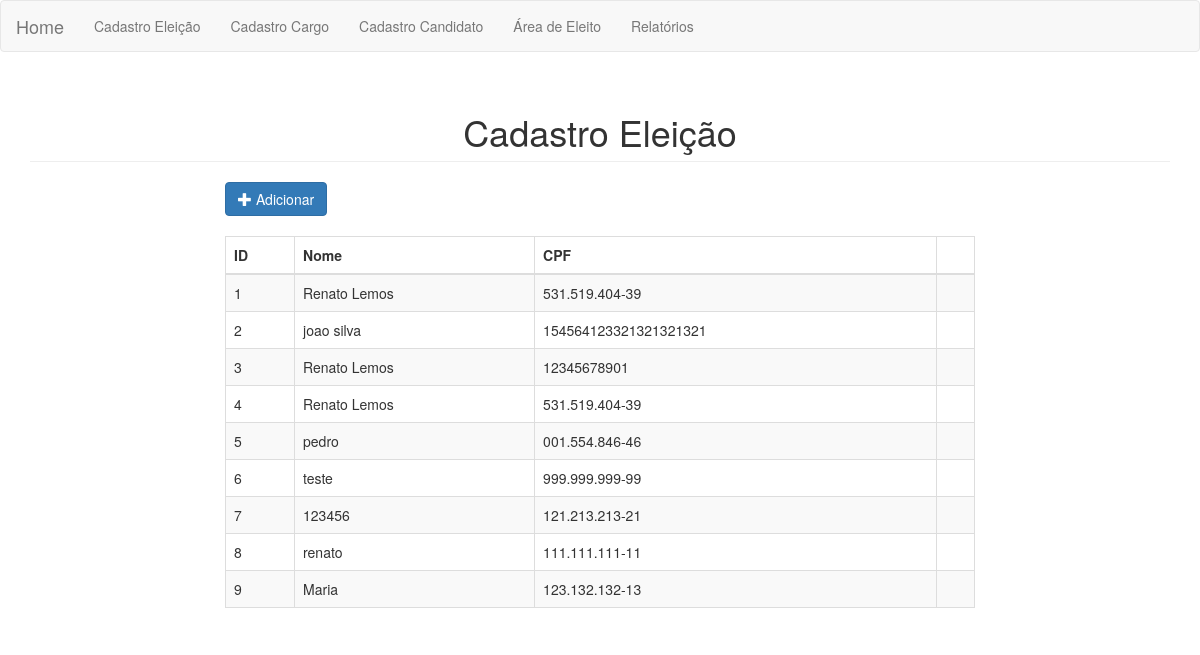
The app's page /eleitor.php with its own data.
### tables this page shows
CREATE TABLE `eleitor` (
  `id` int(11) NOT NULL,
  `nome` varchar(100) NOT NULL,
  `cpf` varchar(100) NOT NULL,
  `candidato` varchar(100) NOT NULL,
  `cargo` varchar(100) NOT NULL,
  `recibo` varchar(25) NOT NULL
);

### eleitor.php (shortened to what this page needs)
<!DOCTYPE html>
<html>
    <head>
        <link rel="stylesheet" type="text/css" href="bootstrap/css/bootstrap.min.css">
    </head>
    <body>
        <?php include 'menu.php'; ?>
        <div class="container">
            <h1 class="page-header text-center">Cadastro Eleição</h1>
            <div class="row">
                <div class="col-sm-8 col-sm-offset-2">
                    <a href="#addEleitor" class="btn btn-primary" data-toggle="modal"><span class="glyphicon glyphicon-plus"></span> Adicionar</a>
                    <table class="table table-bordered table-striped" style="margin-top:20px;">
                        <thead>
                        <th>ID</th>
                        <th>Nome</th>
                        <th>CPF</th>
                        <th></th>
                        </thead>
                        <tbody>
                            <?php
                            $database = new Connection();
                            $db = $database->open();
                            try {
                                $sql = 'SELECT * FROM eleitor';
                                foreach ($db->query($sql) as $row) {
                                    ?>
                                    <tr>
                                        <td><?php echo $row['id']; ?></td>
                                        <td><?php echo $row['nome']; ?></td>
                                        <td><?php echo $row['cpf']; ?></td>
                                        <td>
                                        </td>
                                    </tr>
                                    <?php
                                }
                            } catch (PDOException $e) {
                                echo "Algo de errado com a conexão: " . $e->getMessage();
                            }
                            ?>
                        </tbody>
                    </table>
                </div>
            </div>
        </div>
    </body>
</html>

### records on screen
eleitor: id "1", nome "Renato Lemos", cpf "531.519.404-39"
eleitor: id "2", nome "joao silva", cpf "154564123321321321321"
eleitor: id "3", nome "Renato Lemos", cpf "12345678901"
eleitor: id "4", nome "Renato Lemos", cpf "531.519.404-39"
eleitor: id "5", nome "pedro", cpf "001.554.846-46"
eleitor: id "6", nome "teste", cpf "999.999.999-99"
eleitor: id "7", nome "123456", cpf "121.213.213-21"
eleitor: id "8", nome "renato", cpf "111.111.111-11"
eleitor: id "9", nome "Maria", cpf "123.132.132-13"
